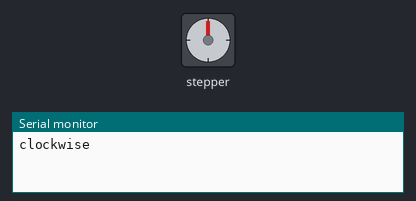
Simulated run of this sketch. Board: Arduino Uno, built with avr-gcc and run on an emulated ATmega328P. On the bench: stepper motor, the last lines printed to the serial monitor. Stepper angles assume 2000 steps per turn.

Above: at 0.05 s.
At 3.05 s:
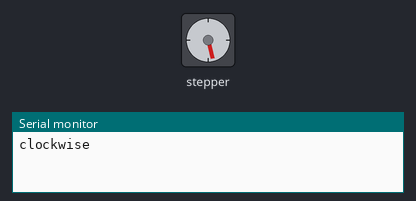
At 6.05 s:
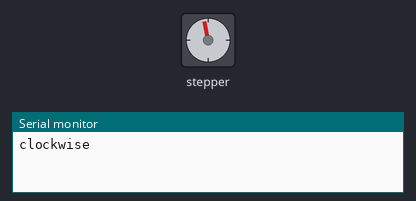
At 12.35 s:
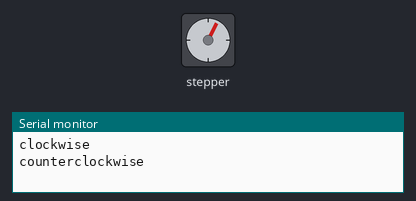
Timing chart, 0 to 17.0 s (numbered marks = the images above):
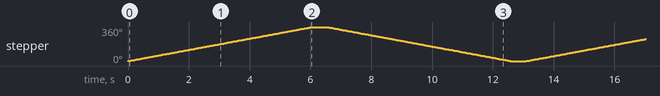

Measured:
- by itself, stepper: turns 360° clockwise in 6.0 s, then 360° counter-clockwise in 6.0 s, repeating every 13.1 s

The sketch:

stepper_oneRevolution.ino
```cpp
//www.plusivo.com
//

/*
 Stepper Motor Control - one revolution

 This program drives a unipolar or bipolar stepper motor.
 The motor is attached to digital pins 8 - 11 of the Arduino.

 The motor should revolve one revolution in one direction, then
 one revolution in the other direction.

 */

#include <Stepper.h>

const int stepsPerRevolution = 2000;  // change this to fit the number of steps per revolution

// initialize the stepper library on pins 8 through 11:
Stepper myStepper(stepsPerRevolution, 8, 10, 9, 11);

void setup() {
  // set the speed at n rpm:
  myStepper.setSpeed(10);
  // initialize the serial port:
  Serial.begin(9600);
}

void loop() {
  // step one revolution  in one direction:
  Serial.println("clockwise");
  myStepper.step(stepsPerRevolution);
  delay(500);

  // step one revolution in the other direction:
  Serial.println("counterclockwise");
  myStepper.step(-stepsPerRevolution);
  delay(500);
}
```
